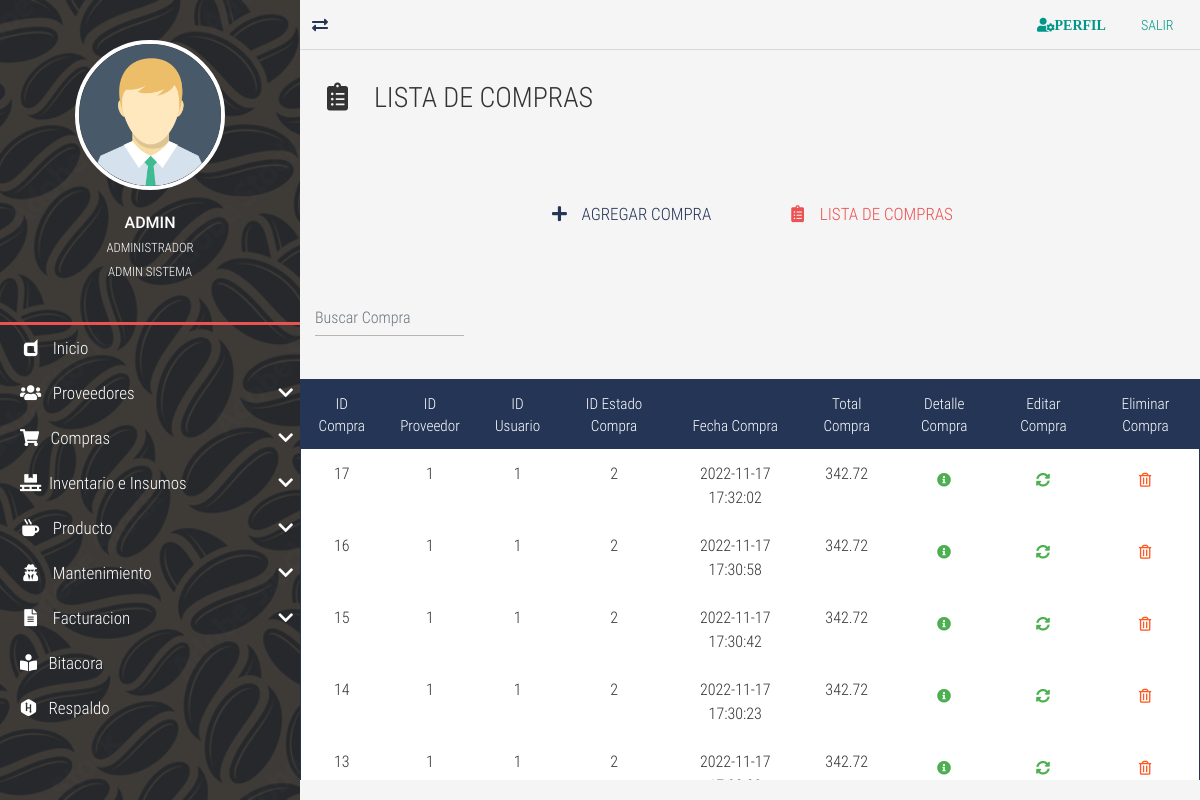
Page /compra-list/ (signed in) on the committed database.
### tables this page shows
CREATE TABLE `TBL_compras` (
  `id_compra` int NOT NULL AUTO_INCREMENT,
  `id_proveedor` int DEFAULT NULL,
  `id_usuario` int DEFAULT NULL,
  `id_estado_compra` int DEFAULT NULL,
  `fech_compra` datetime DEFAULT NULL,
  `total_compra` decimal(10,2) DEFAULT NULL,
  PRIMARY KEY (`id_compra`),
  KEY `FK_compra_proveedor_idx` (`id_proveedor`),
  KEY `FK_compra_usu_idx` (`id_usuario`),
  KEY `FK_estado_compra_idx` (`id_estado_compra`),
  CONSTRAINT `FK_TBL_compras_TBL_Proveedores` FOREIGN KEY (`id_proveedor`) REFERENCES `TBL_Proveedores` (`id_Proveedores`),
  CONSTRAINT `FK_TBL_compras_TBL_usuarios` FOREIGN KEY (`id_usuario`) REFERENCES `TBL_usuarios` (`id_usuario`)
);

### controladores/vistasControlador.php (called while the page is built, shortened)
<?php
	class vistasControlador extends vistasModelo{
		public function obtener_plantilla_controlador(){
			return require_once "./vistas/plantilla.php";
		}
	}

### index.php (called while the page is built, shortened)
<?php
	require_once "./controladores/vistasControlador.php";
	$plantilla = new vistasControlador();
	$plantilla->obtener_plantilla_controlador();

### vistas/contenidos/compra-list-view.php (the view, shortened to what this page needs)
<div class="full-box page-header">
	<h3 class="text-left">
		<i class="fas fa-clipboard-list fa-fw"></i> &nbsp; LISTA DE COMPRAS
	</h3>
</div>
<div class="container-fluid">
	<ul class="full-box list-unstyled page-nav-tabs">
		<li>
			<a href="<?php echo SERVERURL; ?>compra-new/"><i class="fas fa-plus fa-fw"></i> &nbsp; AGREGAR COMPRA</a>
		</li>
		<li>
			<a class="active" href="<?php echo SERVERURL; ?>compra-list/"><i class="fas fa-clipboard-list fa-fw"></i> &nbsp; LISTA DE COMPRAS</a>
		</li>
	</ul>
</div>
<?php
$where="";
?>
	<div class="container-fluid">
  <form class="d-flex">
      <input class="form-control me-2 light-table-filter" data-table="table_id" type="text"
      placeholder="Buscar Compra">
      </form>
  </div>
  <br>
	<table class="table table-striped table-dark table_id text-center" id="tblDatos">
		<thead>
			<tr>
				<th>ID Compra</th>
				<th>ID Proveedor</th>
				<th>ID Usuario</th>
				<th>ID Estado Compra</th>
				<th>Fecha Compra</th>
				<th>Total Compra</th>
				<th>Detalle Compra</th>
				<th>Editar Compra</th>
				<th>Eliminar Compra</th>
			</tr>
		</thead>
		<tbody>
			<?php
				include ("./cone.php");
				$SQL="SELECT * FROM TBL_compras ORDER BY id_compra DESC
				$where";
				$dato = mysqli_query($conexion, $SQL);
				if($dato -> num_rows >0){
					while($fila=mysqli_fetch_array($dato)){
			?>
				<tr>
				<td><?php echo $fila['id_compra']; ?></td>
				<td><?php echo $fila['id_proveedor']; ?></td>
				<td><?php echo $fila['id_usuario']; ?></td>
				<td><?php echo $fila['id_estado_compra']; ?></td>
				<td><?php echo $fila['fech_compra']; ?></td>
				<td><?php echo $fila['total_compra']; ?></td>
				<td>
					<a href="<?php echo SERVERURL; ?>compra-detalle/<?php echo $fila['id_compra']?>" class="btn btn-success">
					<i class="fas fa-info-circle"></i>
					</a>
				</td>
				<td>
					<a href="<?php echo SERVERURL; ?>compra-update/<?php echo $fila['id_compra']?>" class="btn btn-success">
						<i class="fas fa-sync-alt"></i>
					</a>
				</td>
				<td>
				<form class="FormularioAjax" action="<?php echo SERVERURL; ?>ajax/compraAjax.php" method="POST" data-form="delete" autocomplete="off">
				<button type="submit" class="btn btn-warning">
					<i class="far fa-trash-alt"></i>
				</button>
				</form>
			</td>
			</tr>
			<?php
				}
			}else{
				?>
				<tr class="text-center">
				<td colspan="16">No existen registros</td>
				</tr>
				<?php
			}
			?>
		</tbody>
	</table>

### vistas/css/all.css (style rules this page uses)
.fa, .fas, .far, .fal, .fab { -moz-osx-font-smoothing: grayscale; -webkit-font-smoothing: antialiased; display: inline-block; font-style: normal; font-variant: normal; text-rendering: auto; line-height: 1; }
.fa-fw { text-align: center; width: 1.25em; }
.fa-clipboard-list:before { content: "\f46d"; }
.fa-info-circle:before { content: "\f05a"; }
.fa-plus:before { content: "\f067"; }
.fa-sync-alt:before { content: "\f2f1"; }
.fa-trash-alt:before { content: "\f2ed"; }
.far { font-family: 'Font Awesome 5 Free'; font-weight: 400; }
.fa, .fas { font-family: 'Font Awesome 5 Free'; font-weight: 900; }

### vistas/css/style.css (style rules this page uses)
:root { --color-one: #F5F5F5; --color-two: #24292E; --color-three: #EC5252; --form-color: #14111A; --accent-color: #253556; --border-color: #D8D8D8; }
body,html { font-family: 'roboto_condensed_light'; width: 100vw; height: 100vh; background-color: var(--color-one); color: #333; font-size: 16px; }
.full-box { margin: 0; padding: 0; box-sizing: border-box; width: 100%; }
.page-header { padding: 30px 20px 60px 20px; }
.page-header > :nth-child(1) { padding-bottom: 7px; }
.page-nav-tabs { display: flex; justify-content: center; flex-wrap: wrap; margin-bottom: 30px; }
.page-nav-tabs li, .page-nav-tabs li a { height: 40px; line-height: 40px; }
.page-nav-tabs li { margin: 5px 20px; }
.page-nav-tabs li a { color: var(--accent-color); font-size: 17px; min-width: 200px; width: auto; display: block; text-align: center; user-select: none; transition: all .2s ease-in-out; border-bottom: 2px solid transparent; }
.page-nav-tabs li a.active { color: var(--color-three); cursor: none; pointer-events: none; }
.table .btn { margin-bottom: 0; }
.table thead th { color: #FFF; }
.table tbody tr { color: #333; transition: all .2s ease-in-out; }
.table-dark, .table { background-color: #fff; }
.table-dark { border: 1px solid var(--accent-color); }
.table-dark thead tr { background-color: var(--accent-color); }
.table-dark td, .table-dark thead th, .table-dark th { border: none; }
table form { margin-bottom: 0; }

### rows in the picture
tbl_compras: id_compra "17", id_proveedor "1", id_usuario "1", id_estado_compra "2", fech_compra "2022-11-17 17:32:02", total_compra "342.72"
tbl_compras: id_compra "16", id_proveedor "1", id_usuario "1", id_estado_compra "2", fech_compra "2022-11-17 17:30:58", total_compra "342.72"
tbl_compras: id_compra "15", id_proveedor "1", id_usuario "1", id_estado_compra "2", fech_compra "2022-11-17 17:30:42", total_compra "342.72"
tbl_compras: id_compra "14", id_proveedor "1", id_usuario "1", id_estado_compra "2", fech_compra "2022-11-17 17:30:23", total_compra "342.72"
tbl_compras: id_compra "13", id_proveedor "1", id_usuario "1", id_estado_compra "2", fech_compra "2022-11-17…", total_compra "342.72"

### other values in the picture
$_SESSION['usuario_login'] "ADMIN"
$_SESSION['nombre_usuario'] "ADMINISTRADOR"
$_SESSION['rol'] "ADMIN SISTEMA"
